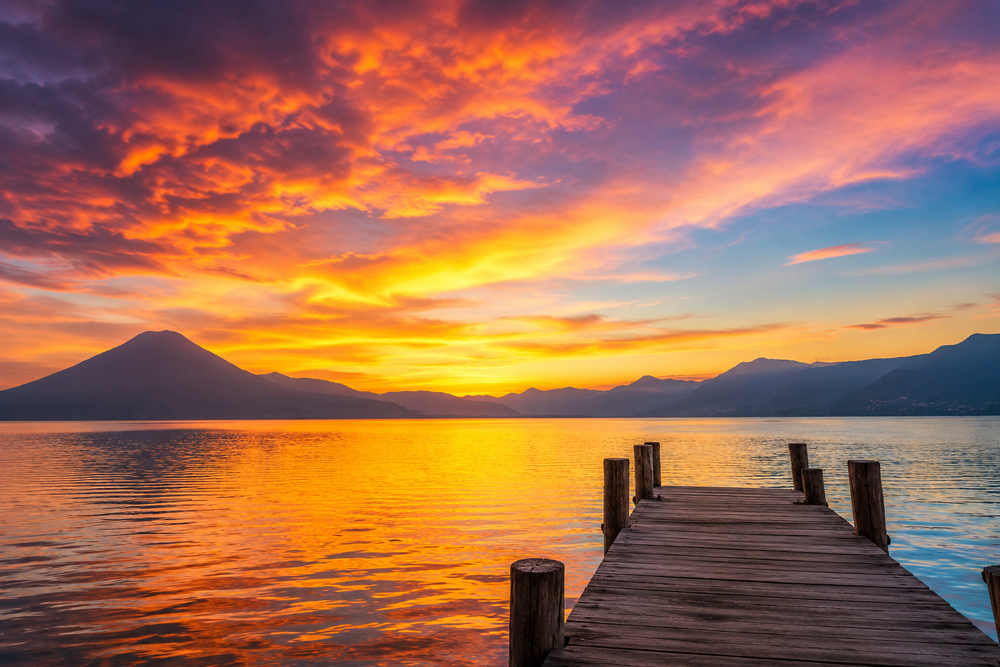
#> input picture test_data/input_image.png, 1000 x 667 px, shrunk from 1536 x 1024 before the run
$ python test_dwt.py
#> lines starting #> are read from the running program, lines starting #| are printed output that depends on the picture

import cv2
import pywt

image = cv2.imread("test_data/input_image.png", cv2.IMREAD_GRAYSCALE)
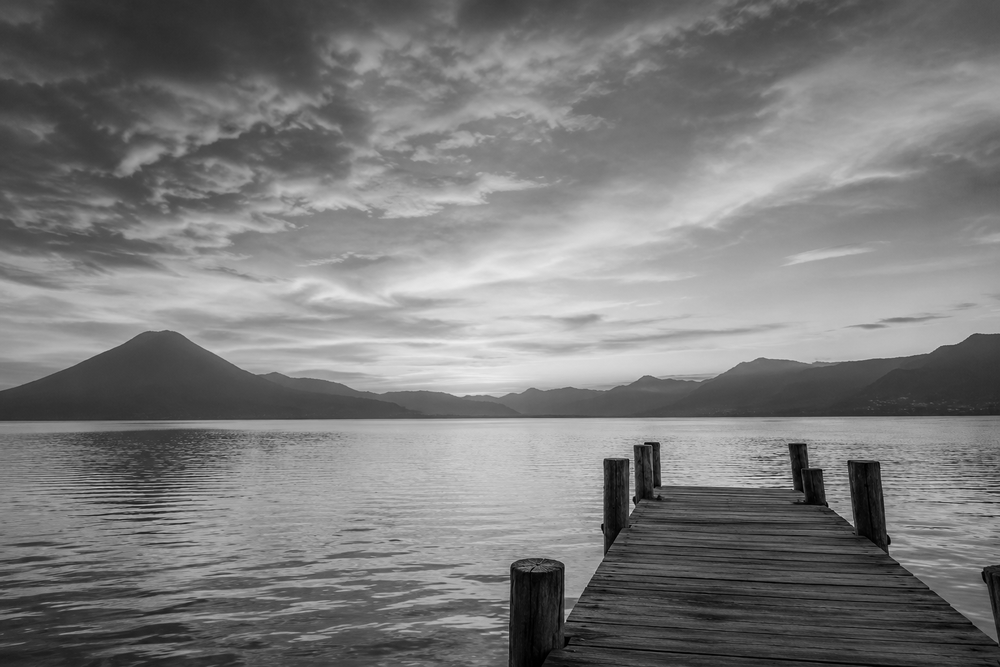
#> image: shape (667, 1000); min 0, max 237, mean 122.6

if image is None:
    raise FileNotFoundError("Could not load input_image.png")

LL, (LH, HL, HH) = pywt.dwt2(image, "haar")
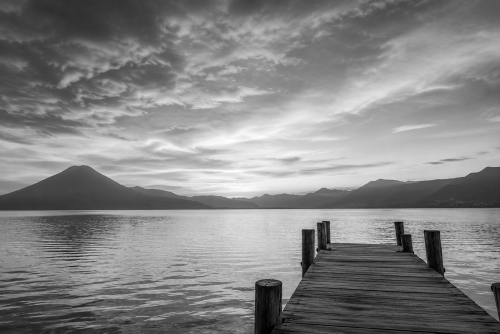
#> LL: shape (334, 500) float64; min 0, max 470.5, mean 245; drawn with min black and max white
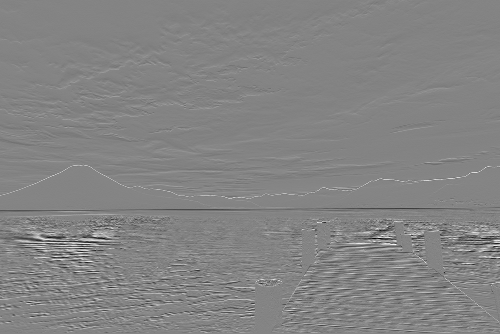
#> LH: shape (334, 500) float64; min -137.5, max 128, mean 0.1; drawn with min black and max white
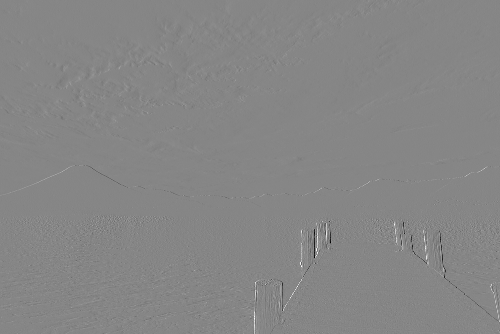
#> HL: shape (334, 500) float64; min -120, max 108, mean 0; drawn with min black and max white
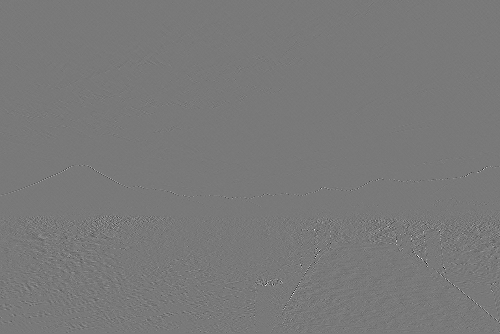
#> HH: shape (334, 500) float64; min -54.5, max 60, mean 0; drawn with min black and max white

print("Original image shape:", image.shape)
#| Original image shape: (667, 1000)
print("LL shape:", LL.shape)
#| LL shape: (334, 500)
print("LH shape:", LH.shape)
#| LH shape: (334, 500)
print("HL shape:", HL.shape)
#| HL shape: (334, 500)
print("HH shape:", HH.shape)
#| HH shape: (334, 500)

$ run again, with dct_reconstructed.png copied over test_data/input_image.png
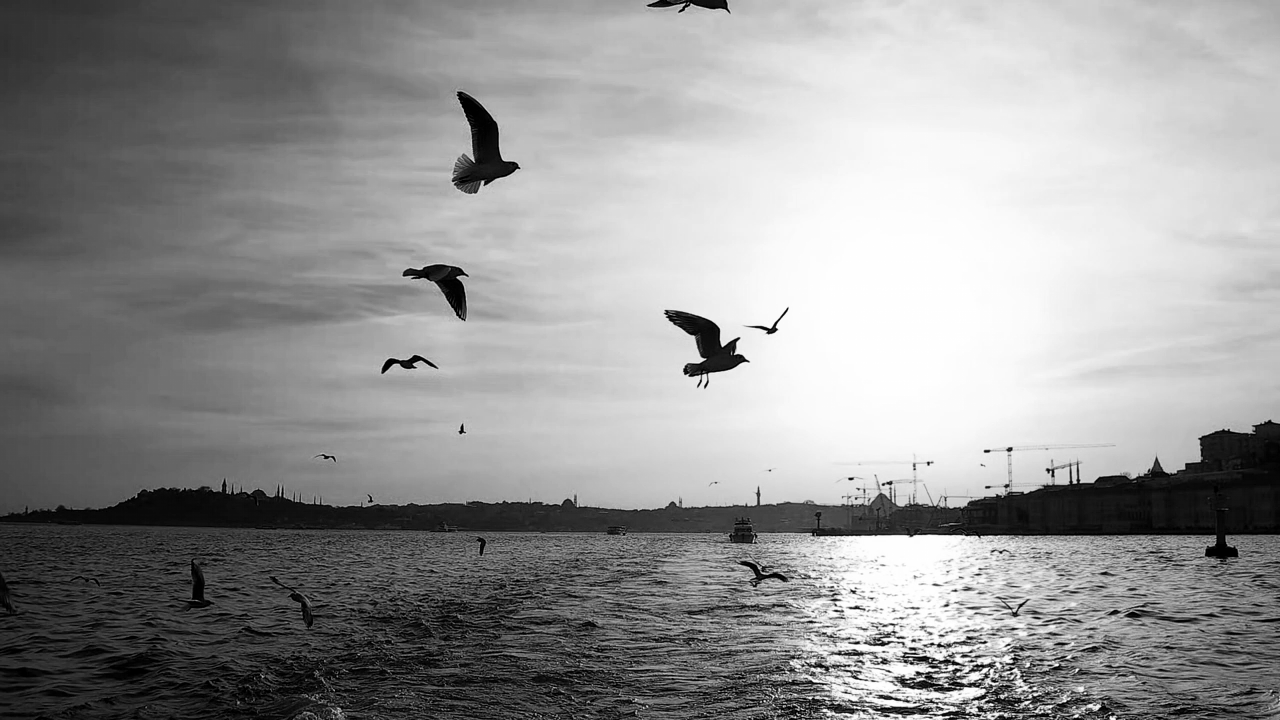
#> input picture dct_reconstructed.png, 1280 x 720 px
#> image is the input picture: shape (720, 1280); min 0, max 255, mean 149.6
#> `LL, (LH, HL, HH) = pywt.dwt2(image, "haar")`:
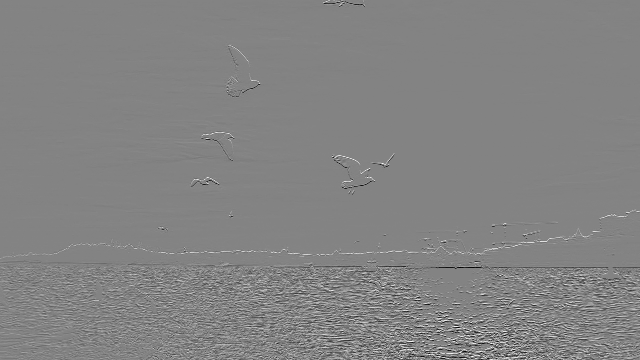
#> LH: shape (360, 640) float64; min -197, max 185.5, mean 0; drawn with min black and max white
#> `LL, (LH, HL, HH) = pywt.dwt2(image, "haar")`:
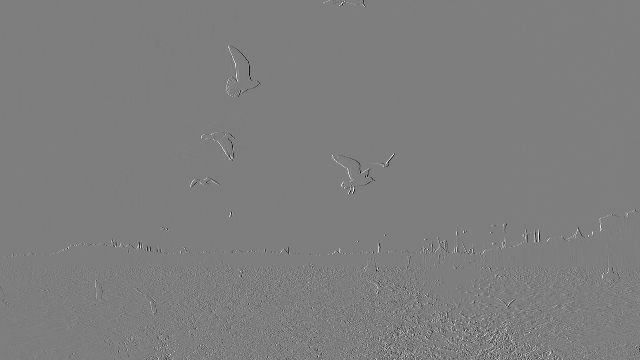
#> HL: shape (360, 640) float64; min -159, max 161.5, mean -0.1; drawn with min black and max white
#| Original image shape: (720, 1280)
#| LL shape: (360, 640)
#| LH shape: (360, 640)
#| HL shape: (360, 640)
#| HH shape: (360, 640)
